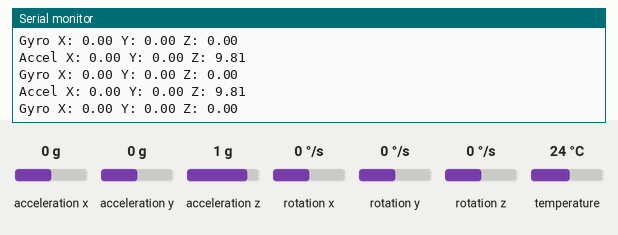
The sketch below on a simulated ESP32. Parts: the last lines printed to the serial monitor. Inputs (shaded band) come from the test bench; at power-on: acceleration x 0 g, acceleration y 0 g, acceleration z 1 g, rotation x 0 °/s, rotation y 0 °/s, rotation z 0 °/s, temperature 24 °C.

Above: at 1.2 s.
1.3 s: acceleration x set to -1.4 g
At 2.3 s:
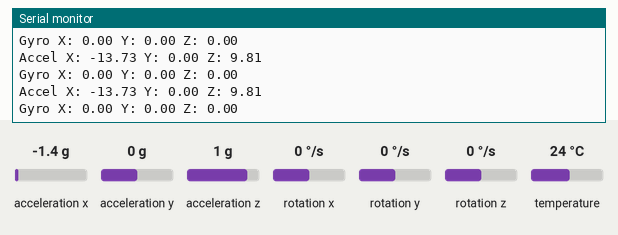
2.8 s: acceleration y set to -1.4 g
At 3.7 s:
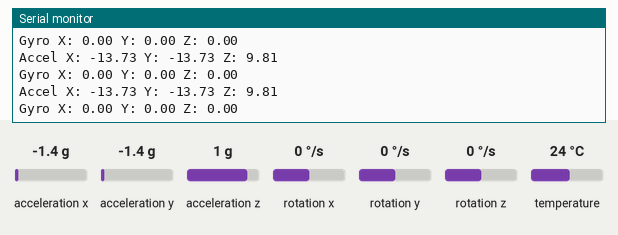
4.3 s: acceleration z set to -1.4 g
At 4.8 s:
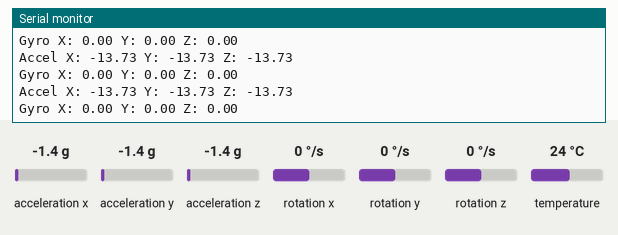
5.8 s: rotation x set to -192 °/s
At 6.5 s:
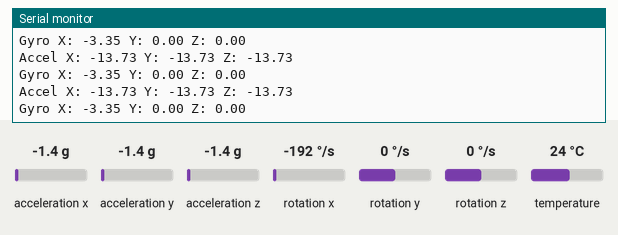
7.3 s: rotation y set to -192 °/s
At 8.1 s:
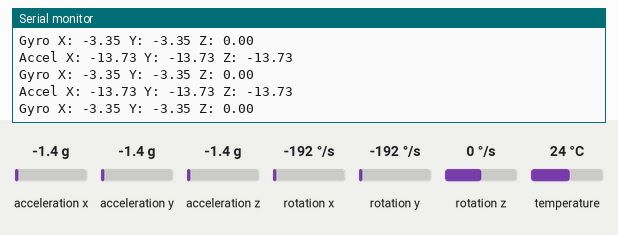

The sketch:

health_monitor.ino
```cpp
#include <Adafruit_MPU6050.h>
#include <Adafruit_Sensor.h>
#include <Wire.h>

volatile bool tick10ms = false;
hw_timer_t *timer = NULL;
Adafruit_MPU6050 mpu;

void ARDUINO_ISR_ATTR onTimer(){
  tick10ms = true;
}

void setup() {
  Serial.begin(115200);
  Wire.begin(21, 22);

  if (!mpu.begin()) {
    Serial.println("MPU6050 not found!");
    while (1) {
      delay(10);
    }
  }

  Serial.println("MPU6050 connected!");

  timer = timerBegin(1000000);          // 1 MHz timer
  timerAttachInterrupt(timer, &onTimer);
  timerAlarm(timer, 10000, true, 0);    // Trigger every 10 ms
}


void loop() {
    if (tick10ms){
        tick10ms = false;
        sensors_event_t accel;
        sensors_event_t gyro;
        sensors_event_t temp;

        mpu.getEvent(&accel, &gyro, &temp);

        Serial.print("Accel X: ");
        Serial.print(accel.acceleration.x);
        Serial.print(" Y: ");
        Serial.print(accel.acceleration.y);
        Serial.print(" Z: ");
        Serial.println(accel.acceleration.z);

        Serial.print("Gyro X: ");
        Serial.print(gyro.gyro.x);
        Serial.print(" Y: ");
        Serial.print(gyro.gyro.y);
        Serial.print(" Z: ");
        Serial.println(gyro.gyro.z);

        Serial.println();
    }
}
```

IMU.cpp
```cpp

```

MAX30102.cpp
```cpp

```

StepDetect.cpp
```cpp

```

Measured:
- after the input at 1.3 s, the serial monitor: prints a new line at once (image 1)
- after the input at 2.8 s, the serial monitor: prints a new line at once (image 2)
- after the input at 4.3 s, the serial monitor: prints a new line at once (image 3)
- after the input at 5.8 s, the serial monitor: prints a new line at once (image 4)
- after the input at 7.3 s, the serial monitor: prints a new line at once (image 5)
